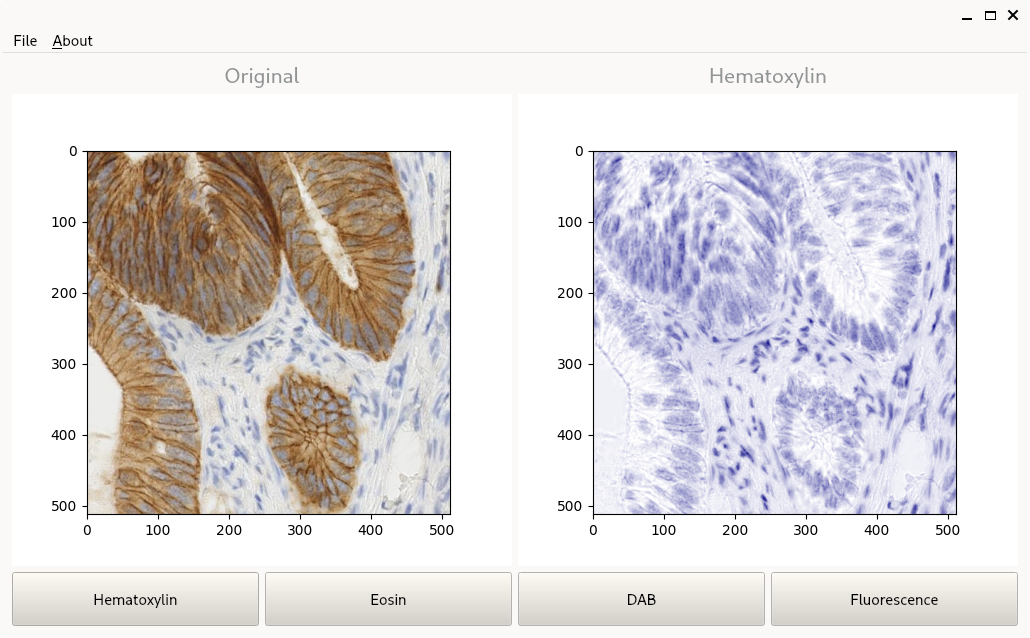

Here is the Python script that generated this plot:
# Copyright (C) 2022 The Qt Company Ltd.
# SPDX-License-Identifier: LicenseRef-Qt-Commercial OR BSD-3-Clause

import sys

import numpy as np
from matplotlib.backends.backend_qtagg import FigureCanvasQTAgg as FigureCanvas
# from matplotlib.backends.backend_qt5agg import FigureCanvas
from matplotlib.colors import LinearSegmentedColormap
from matplotlib.figure import Figure
from PySide6.QtCore import Qt, Slot, QCoreApplication
from PySide6.QtGui import QAction, QKeySequence
from PySide6.QtWidgets import (
    QApplication,
    QHBoxLayout,
    QLabel,
    QMainWindow,
    QPushButton,
    QSizePolicy,
    QVBoxLayout,
    QWidget,
)
from skimage import data
from skimage.color import rgb2hed
from skimage.exposure import rescale_intensity


class ApplicationWindow(QMainWindow):
    """
    Example based on the example by 'scikit-image' gallery:
    "Immunohistochemical staining colors separation"
    https://scikit-image.org/docs/stable/auto_examples/color_exposure/plot_ihc_color_separation.html
    """

    def __init__(self, parent=None):
        QMainWindow.__init__(self, parent)
        self._main = QWidget()
        self.setCentralWidget(self._main)

        # Main menu bar
        self.menu = self.menuBar()
        self.menu_file = self.menu.addMenu("File")
        # exit = QAction("Exit", self, triggered=qApp.quit)
        exit = QAction("Exit", self, triggered=QCoreApplication.instance().quit)
        self.menu_file.addAction(exit)

        self.menu_about = self.menu.addMenu("&About")
        # about = QAction(
        #    "About Qt",
        #    self,
        #    shortcut=QKeySequence(QKeySequence.HelpContents),
        #    triggered=qApp.aboutQt
        # )
        about = QAction(
            "About Qt",
            self,
            shortcut=QKeySequence(QKeySequence.HelpContents),
            triggered=QCoreApplication.instance().aboutQt
        )
        self.menu_about.addAction(about)

        # Create an artificial color close to the original one
        self.ihc_rgb = data.immunohistochemistry()
        self.ihc_hed = rgb2hed(self.ihc_rgb)

        main_layout = QVBoxLayout(self._main)
        plot_layout = QHBoxLayout()
        button_layout = QHBoxLayout()
        label_layout = QHBoxLayout()

        self.canvas1 = FigureCanvas(Figure(figsize=(5, 5)))
        self.canvas2 = FigureCanvas(Figure(figsize=(5, 5)))

        self._ax1 = self.canvas1.figure.subplots()
        self._ax2 = self.canvas2.figure.subplots()

        self._ax1.imshow(self.ihc_rgb)

        plot_layout.addWidget(self.canvas1)
        plot_layout.addWidget(self.canvas2)

        self.button1 = QPushButton("Hematoxylin")
        self.button2 = QPushButton("Eosin")
        self.button3 = QPushButton("DAB")
        self.button4 = QPushButton("Fluorescence")

        self.button1.setSizePolicy(QSizePolicy.Preferred, QSizePolicy.Expanding)
        self.button2.setSizePolicy(QSizePolicy.Preferred, QSizePolicy.Expanding)
        self.button3.setSizePolicy(QSizePolicy.Preferred, QSizePolicy.Expanding)
        self.button4.setSizePolicy(QSizePolicy.Preferred, QSizePolicy.Expanding)

        self.button1.clicked.connect(self.plot_hematoxylin)
        self.button2.clicked.connect(self.plot_eosin)
        self.button3.clicked.connect(self.plot_dab)
        self.button4.clicked.connect(self.plot_final)

        self.label1 = QLabel("Original", alignment=Qt.AlignCenter)
        self.label2 = QLabel("", alignment=Qt.AlignCenter)

        font = self.label1.font()
        font.setPointSize(16)
        self.label1.setFont(font)
        self.label2.setFont(font)

        label_layout.addWidget(self.label1)
        label_layout.addWidget(self.label2)

        button_layout.addWidget(self.button1)
        button_layout.addWidget(self.button2)
        button_layout.addWidget(self.button3)
        button_layout.addWidget(self.button4)

        main_layout.addLayout(label_layout, 2)
        main_layout.addLayout(plot_layout, 88)
        main_layout.addLayout(button_layout, 10)

        # Default image
        self.plot_hematoxylin()

    def set_buttons_state(self, states):
        self.button1.setEnabled(states[0])
        self.button2.setEnabled(states[1])
        self.button3.setEnabled(states[2])
        self.button4.setEnabled(states[3])

    @Slot()
    def plot_hematoxylin(self):
        cmap_hema = LinearSegmentedColormap.from_list("mycmap", ["white", "navy"])
        self._ax2.imshow(self.ihc_hed[:, :, 0], cmap=cmap_hema)
        self.canvas2.draw()
        self.label2.setText("Hematoxylin")
        self.set_buttons_state((False, True, True, True))

    @Slot()
    def plot_eosin(self):
        cmap_eosin = LinearSegmentedColormap.from_list("mycmap", ["darkviolet", "white"])
        self._ax2.imshow(self.ihc_hed[:, :, 1], cmap=cmap_eosin)
        self.canvas2.draw()
        self.label2.setText("Eosin")
        self.set_buttons_state((True, False, True, True))

    @Slot()
    def plot_dab(self):
        cmap_dab = LinearSegmentedColormap.from_list("mycmap", ["white", "saddlebrown"])
        self._ax2.imshow(self.ihc_hed[:, :, 2], cmap=cmap_dab)
        self.canvas2.draw()
        self.label2.setText("DAB")
        self.set_buttons_state((True, True, False, True))

    @Slot()
    def plot_final(self):
        h = rescale_intensity(self.ihc_hed[:, :, 0], out_range=(0, 1))
        d = rescale_intensity(self.ihc_hed[:, :, 2], out_range=(0, 1))
        zdh = np.dstack((np.zeros_like(h), d, h))
        self._ax2.imshow(zdh)
        self.canvas2.draw()
        self.label2.setText("Stain separated image")
        self.set_buttons_state((True, True, True, False))


if __name__ == "__main__":
    app = QApplication(sys.argv)
    w = ApplicationWindow()
    w.show()
    app.exec()
